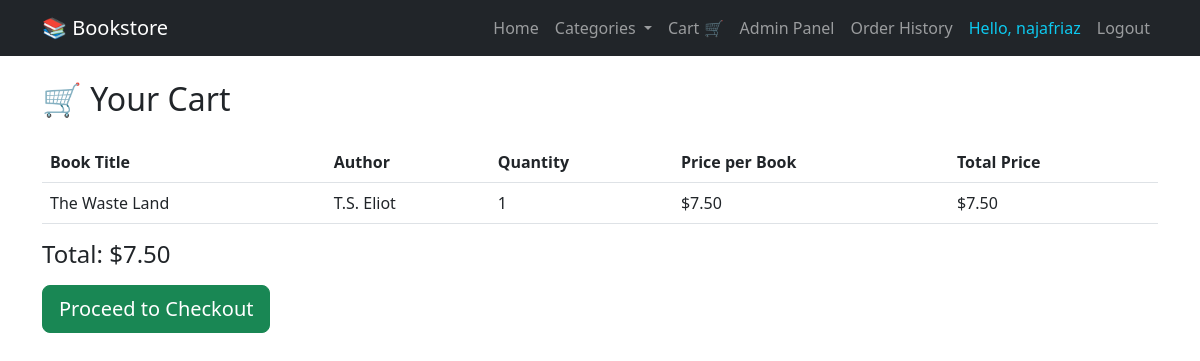
/cart (signed in), run on the app's committed database.
### app/models.py (models this page shows, shortened)
class User(db.Model, UserMixin):
    id = db.Column(db.Integer, primary_key=True)
    username = db.Column(db.String(150), nullable=False, unique=True)
    email = db.Column(db.String(150), nullable=False, unique=True)
    password = db.Column(db.String(150), nullable=False)
    is_admin = db.Column(db.Boolean, default=False)
    cart_items = db.relationship('CartItem', backref='user', lazy=True)
    orders = db.relationship('Order', backref='user', lazy=True)
    reviews = db.relationship('Review', backref='user', lazy=True)

class CartItem(db.Model):
    id = db.Column(db.Integer, primary_key=True)
    user_id = db.Column(db.Integer, db.ForeignKey('user.id'), nullable=False)
    book_id = db.Column(db.Integer, db.ForeignKey('book.id'), nullable=False)
    quantity = db.Column(db.Integer, default=1, nullable=False)
    @property
    def total_price(self):
        return self.quantity * self.book.price if self.book else 0.0

class Book(db.Model):
    id = db.Column(db.Integer, primary_key=True)
    title = db.Column(db.String(100), nullable=False)
    author = db.Column(db.String(100))
    genre = db.Column(db.String(50))
    price = db.Column(db.Float)
    cart_items = db.relationship('CartItem', backref='book', lazy=True)
    order_items = db.relationship('OrderItem', backref='book', lazy=True)
    reviews = db.relationship('Review', backref='book', lazy=True)

### app/routes.py (the view)
@main.route('/cart')
@login_required
def cart():
    items = CartItem.query.filter_by(user_id=current_user.id).all()
    total = sum(item.total_price for item in items)
    return render_template('cart.html', items=items, total=total)

### app/__init__.py (called while the page is built)
def create_app():
    app = Flask(__name__)
    app.config.from_object('config.Config')
    db.init_app(app)
    login_manager.init_app(app)
    bcrypt.init_app(app)
    migrate.init_app(app, db)  # <-- initialize migrate with app and db
    login_manager.login_view = 'auth.login'
    login_manager.login_message_category = 'info'
    from .routes import main
    app.register_blueprint(main)
    from app.models import User  # import User model for login_manager
    @login_manager.user_loader
    def load_user(user_id):
        return User.query.get(int(user_id))
    return app

### app/templates/cart.html
{% extends "base.html" %}
{% block content %}
<h2 class="mb-4">🛒 Your Cart</h2>
{% if items %}
  <table class="table">
    <thead>
      <tr>
        <th>Book Title</th>
        <th>Author</th>
        <th>Quantity</th>
        <th>Price per Book</th>
        <th>Total Price</th>
      </tr>
    </thead>
    <tbody>
      {% for item in items %}
      <tr>
        <td>{{ item.book.title }}</td>
        <td>{{ item.book.author }}</td>
        <td>{{ item.quantity }}</td>
        <td>${{ "%.2f"|format(item.book.price) }}</td>
        <td>${{ "%.2f"|format(item.total_price) }}</td>
      </tr>
      {% endfor %}
    </tbody>
  </table>
  <h4>Total: ${{ "%.2f"|format(total) }}</h4>
  <div class="mt-3 text-right">
    <a href="{{ url_for('main.checkout') }}" class="btn btn-success btn-lg">Proceed to Checkout</a>
  </div>
{% else %}
  <p>Your cart is empty.</p>
{% endif %}
{% endblock %}

### app/templates/base.html (shortened to what this page needs)
<!DOCTYPE html>
<html lang="en">
<head>
  <link href="https://cdn.jsdelivr.net/npm/bootstrap@5.3.0/dist/css/bootstrap.min.css" rel="stylesheet" />
</head>
<body>
  <nav class="navbar navbar-expand-lg navbar-dark bg-dark mb-4">
    <div class="container">
      <a class="navbar-brand" href="{{ url_for('main.home') }}">📚 Bookstore</a>
      <div class="collapse navbar-collapse" id="navbarNav">
        <ul class="navbar-nav ms-auto">
          <li class="nav-item">
            <a class="nav-link" href="{{ url_for('main.home') }}">Home</a>
          </li>
          <li class="nav-item dropdown">
            <a class="nav-link dropdown-toggle" href="#" id="navbarDropdown" role="button" data-bs-toggle="dropdown">
              Categories
            </a>
          </li>
          <li class="nav-item">
            <a class="nav-link" href="{{ url_for('main.cart') }}">Cart 🛒</a>
          </li>
          {% if current_user.is_authenticated %}
            {% if current_user.is_admin %}
            <li class="nav-item">
              <a class="nav-link" href="{{ url_for('main.admin_view_orders') }}">Admin Panel</a>
            </li>
              {% endif %}
            <li class="nav-item">
              <a class="nav-link" href="{{ url_for('main.order_history') }}">Order History</a>
            </li>
            <li class="nav-item">
              <span class="nav-link text-info">Hello, {{ current_user.username }}</span>
            </li>
            <li class="nav-item">
              <a class="nav-link" href="{{ url_for('main.logout') }}">Logout</a>
            </li>
          {% endif %}
        </ul>
      </div>
    </div>
  </nav>
  <div class="container">
    {% block content %}{% endblock %}
  </div>
</body>
</html>

### data on the page
User: username "najafriaz"
CartItem: book "The Waste Land", book.author "T.S. Eliot", quantity "1", total_price "7.50"
Book: book.price "7.50"

### other printed values
{{ "%.2f"|format(total) }} "7.50"
